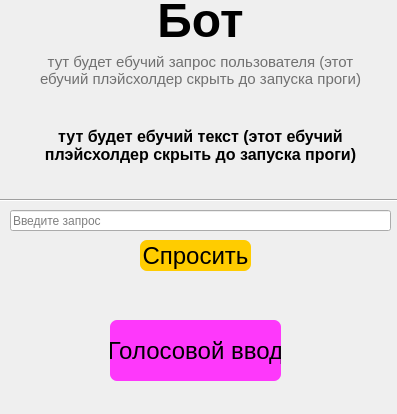
<?xml version="1.0" encoding="UTF-8"?>
<ui version="4.0">
 <class>MainWindow</class>
 <widget class="QMainWindow" name="MainWindow">
  <property name="geometry">
   <rect>
    <x>0</x>
    <y>0</y>
    <width>397</width>
    <height>414</height>
   </rect>
  </property>
  <property name="windowTitle">
   <string>MainWindow</string>
  </property>
  <widget class="QWidget" name="centralwidget">
   <widget class="Line" name="line">
    <property name="geometry">
     <rect>
      <x>-30</x>
      <y>190</y>
      <width>441</width>
      <height>20</height>
     </rect>
    </property>
    <property name="styleSheet">
     <string notr="true">color: rgb(0, 0, 0);
</string>
    </property>
    <property name="orientation">
     <enum>Qt::Horizontal</enum>
    </property>
   </widget>
   <widget class="QLabel" name="text_bot">
    <property name="geometry">
     <rect>
      <x>0</x>
      <y>0</y>
      <width>401</width>
      <height>41</height>
     </rect>
    </property>
    <property name="sizePolicy">
     <sizepolicy hsizetype="Preferred" vsizetype="Preferred">
      <horstretch>0</horstretch>
      <verstretch>0</verstretch>
     </sizepolicy>
    </property>
    <property name="font">
     <font>
      <family>Segoe UI</family>
      <pointsize>36</pointsize>
      <weight>75</weight>
      <bold>true</bold>
     </font>
    </property>
    <property name="styleSheet">
     <string notr="true"/>
    </property>
    <property name="text">
     <string>Бот</string>
    </property>
    <property name="alignment">
     <set>Qt::AlignCenter</set>
    </property>
   </widget>
   <widget class="QLineEdit" name="lineEdit">
    <property name="enabled">
     <bool>true</bool>
    </property>
    <property name="geometry">
     <rect>
      <x>10</x>
      <y>210</y>
      <width>381</width>
      <height>21</height>
     </rect>
    </property>
    <property name="placeholderText">
     <string>Введите запрос</string>
    </property>
   </widget>
   <widget class="QPushButton" name="pushButton">
    <property name="enabled">
     <bool>true</bool>
    </property>
    <property name="geometry">
     <rect>
      <x>140</x>
      <y>240</y>
      <width>111</width>
      <height>31</height>
     </rect>
    </property>
    <property name="font">
     <font>
      <pointsize>18</pointsize>
      <weight>50</weight>
      <bold>false</bold>
     </font>
    </property>
    <property name="styleSheet">
     <string notr="true">background-color: rgb(255, 204, 0);
border-radius: 7px;</string>
    </property>
    <property name="text">
     <string>Спросить</string>
    </property>
   </widget>
   <widget class="QLabel" name="label">
    <property name="geometry">
     <rect>
      <x>40</x>
      <y>100</y>
      <width>321</width>
      <height>91</height>
     </rect>
    </property>
    <property name="font">
     <font>
      <pointsize>12</pointsize>
      <weight>75</weight>
      <bold>true</bold>
     </font>
    </property>
    <property name="text">
     <string>тут будет ебучий текст (этот ебучий плэйсхолдер скрыть до запуска проги)</string>
    </property>
    <property name="alignment">
     <set>Qt::AlignCenter</set>
    </property>
    <property name="wordWrap">
     <bool>true</bool>
    </property>
   </widget>
   <widget class="QLabel" name="label_2">
    <property name="geometry">
     <rect>
      <x>40</x>
      <y>40</y>
      <width>321</width>
      <height>61</height>
     </rect>
    </property>
    <property name="font">
     <font>
      <pointsize>11</pointsize>
     </font>
    </property>
    <property name="styleSheet">
     <string notr="true">color: rgb(112, 112, 112);</string>
    </property>
    <property name="text">
     <string>тут будет ебучий запрос пользователя (этот ебучий плэйсхолдер скрыть до запуска проги)</string>
    </property>
    <property name="alignment">
     <set>Qt::AlignCenter</set>
    </property>
    <property name="wordWrap">
     <bool>true</bool>
    </property>
   </widget>
   <widget class="QPushButton" name="pushButton_2">
    <property name="geometry">
     <rect>
      <x>110</x>
      <y>320</y>
      <width>171</width>
      <height>61</height>
     </rect>
    </property>
    <property name="font">
     <font>
      <pointsize>18</pointsize>
      <weight>50</weight>
      <bold>false</bold>
     </font>
    </property>
    <property name="styleSheet">
     <string notr="true">background-color: rgba(255, 43, 252, 238);

border-radius: 7px;</string>
    </property>
    <property name="text">
     <string>Голосовой ввод</string>
    </property>
   </widget>
  </widget>
 </widget>
 <resources/>
 <connections/>
</ui>
